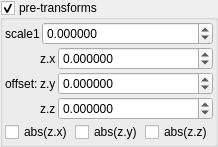
    <widget class="MyGroupBox" name="groupCheck_transf_function_enabledG_false">
     <property name="toolTip">
      <string/>
     </property>
     <property name="title">
      <string>pre-transforms</string>
     </property>
     <property name="checkable">
      <bool>true</bool>
     </property>
     <layout class="QVBoxLayout" name="verticalLayout_54">
      <property name="spacing">
       <number>2</number>
      </property>
      <property name="leftMargin">
       <number>2</number>
      </property>
      <property name="topMargin">
       <number>2</number>
      </property>
      <property name="rightMargin">
       <number>2</number>
      </property>
      <property name="bottomMargin">
       <number>2</number>
      </property>
      <item>
       <layout class="QHBoxLayout" name="horizontalLayout_25" stretch="0,1">
        <item>
         <widget class="QLabel" name="label_16">
          <property name="text">
           <string>scale1</string>
          </property>
         </widget>
        </item>
        <item>
         <widget class="MyDoubleSpinBox" name="spinbox_transf_scaleA_1">
          <property name="enabled">
           <bool>true</bool>
          </property>
          <property name="sizePolicy">
           <sizepolicy hsizetype="Minimum" vsizetype="Maximum">
            <horstretch>0</horstretch>
            <verstretch>0</verstretch>
           </sizepolicy>
          </property>
          <property name="acceptDrops">
           <bool>false</bool>
          </property>
          <property name="prefix">
           <string/>
          </property>
          <property name="suffix">
           <string/>
          </property>
          <property name="decimals">
           <number>6</number>
          </property>
          <property name="minimum">
           <double>-99.998999999999995</double>
          </property>
          <property name="maximum">
           <double>99.998999999999995</double>
          </property>
          <property name="singleStep">
           <double>0.100000000000000</double>
          </property>
         </widget>
        </item>
       </layout>
      </item>
      <item>
       <layout class="QGridLayout" name="gridLayout_15" columnstretch="0,0,1">
        <property name="spacing">
         <number>2</number>
        </property>
        <item row="0" column="2">
         <widget class="MyDoubleSpinBox" name="spinbox3_transf_offset_000_x">
          <property name="sizePolicy">
           <sizepolicy hsizetype="Minimum" vsizetype="Maximum">
            <horstretch>0</horstretch>
            <verstretch>0</verstretch>
           </sizepolicy>
          </property>
          <property name="prefix">
           <string/>
          </property>
          <property name="suffix">
           <string/>
          </property>
          <property name="decimals">
           <number>6</number>
          </property>
          <property name="minimum">
           <double>-99.989999999999995</double>
          </property>
          <property name="maximum">
           <double>99.989999999999995</double>
          </property>
          <property name="singleStep">
           <double>0.100000000000000</double>
          </property>
         </widget>
        </item>
        <item row="2" column="2">
         <widget class="MyDoubleSpinBox" name="spinbox3_transf_offset_000_z">
          <property name="sizePolicy">
           <sizepolicy hsizetype="Minimum" vsizetype="Maximum">
            <horstretch>0</horstretch>
            <verstretch>0</verstretch>
           </sizepolicy>
          </property>
          <property name="prefix">
           <string/>
          </property>
          <property name="suffix">
           <string/>
          </property>
          <property name="decimals">
           <number>6</number>
          </property>
          <property name="minimum">
           <double>-99.989999999999995</double>
          </property>
          <property name="maximum">
           <double>99.989999999999995</double>
          </property>
          <property name="singleStep">
           <double>0.100000000000000</double>
          </property>
         </widget>
        </item>
        <item row="2" column="1">
         <widget class="QLabel" name="label_132">
          <property name="text">
           <string notr="true">z.z</string>
          </property>
         </widget>
        </item>
        <item row="1" column="1">
         <widget class="QLabel" name="label_130">
          <property name="text">
           <string notr="true">z.y</string>
          </property>
         </widget>
        </item>
        <item row="0" column="1">
         <widget class="QLabel" name="label_131">
          <property name="text">
           <string notr="true">z.x</string>
          </property>
         </widget>
        </item>
        <item row="1" column="2">
         <widget class="MyDoubleSpinBox" name="spinbox3_transf_offset_000_y">
          <property name="sizePolicy">
           <sizepolicy hsizetype="Minimum" vsizetype="Maximum">
            <horstretch>0</horstretch>
            <verstretch>0</verstretch>
           </sizepolicy>
          </property>
          <property name="prefix">
           <string/>
          </property>
          <property name="suffix">
           <string/>
          </property>
          <property name="decimals">
           <number>6</number>
          </property>
          <property name="minimum">
           <double>-99.989999999999995</double>
          </property>
          <property name="maximum">
           <double>99.989999999999995</double>
          </property>
          <property name="singleStep">
           <double>0.100000000000000</double>
          </property>
         </widget>
        </item>
        <item row="0" column="0" rowspan="3">
         <widget class="QLabel" name="label_114">
          <property name="text">
           <string>offset:</string>
          </property>
         </widget>
        </item>
       </layout>
      </item>
      <item>
       <layout class="QHBoxLayout" name="horizontalLayout_24" stretch="0,0,0">
        <item>
         <widget class="MyCheckBox" name="checkBox_transf_function_enabledx_false">
          <property name="text">
           <string notr="true">abs(z.x)</string>
          </property>
         </widget>
        </item>
        <item>
         <widget class="MyCheckBox" name="checkBox_transf_function_enabledy_false">
          <property name="text">
           <string notr="true">abs(z.y)</string>
          </property>
         </widget>
        </item>
        <item>
         <widget class="MyCheckBox" name="checkBox_transf_function_enabledz_false">
          <property name="text">
           <string notr="true">abs(z.z)</string>
          </property>
         </widget>
        </item>
       </layout>
      </item>
     </layout>
    </widget>
